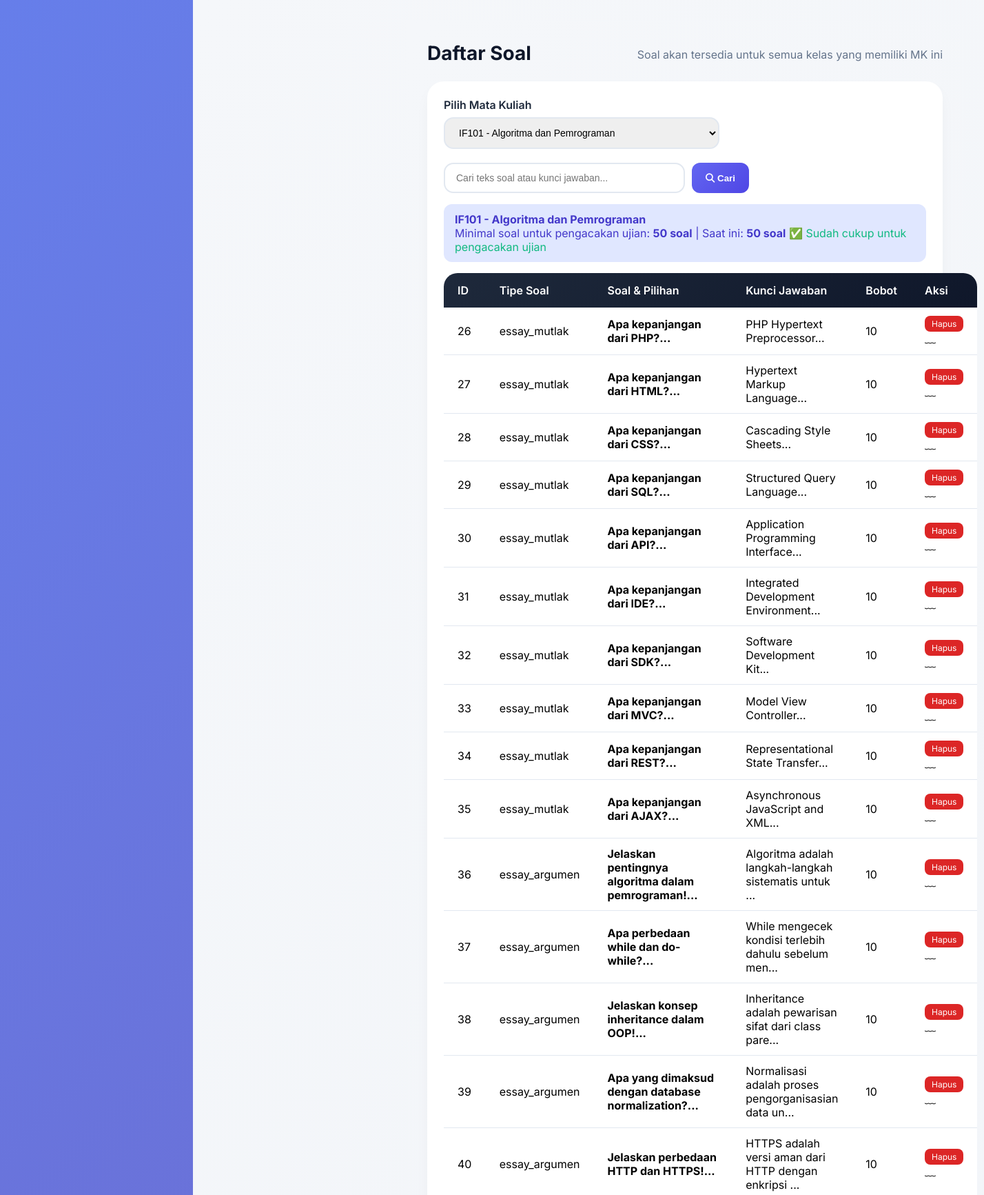
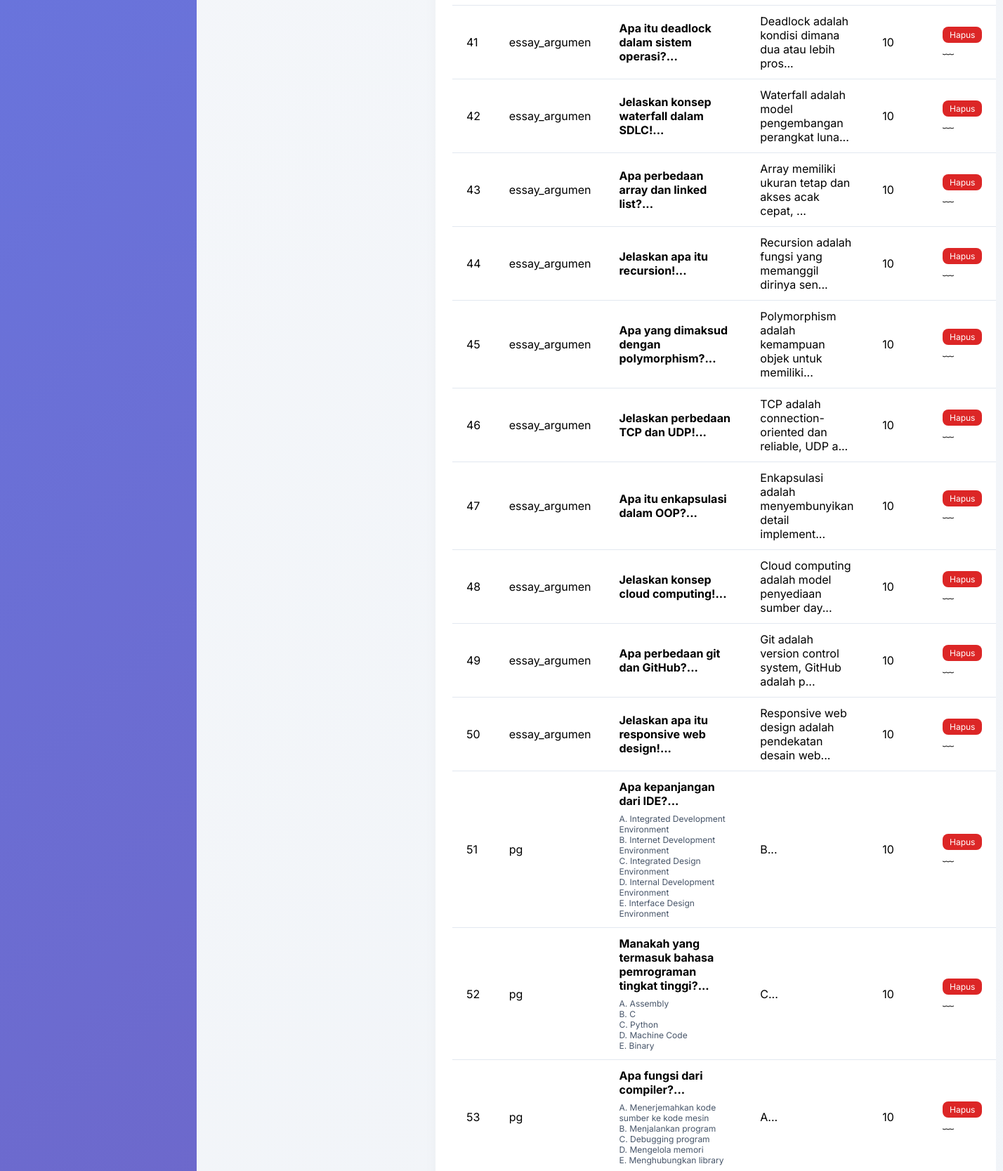
Page /dosen/soal/list.php?mk_induk_id=1 (signed in, upper part) on the committed database (2 pictures, top to bottom).
### tables this page shows
CREATE TABLE `mata_kuliah_induk` (
  `id` int(11) NOT NULL AUTO_INCREMENT,
  `kode_mk` varchar(20) NOT NULL,
  `nama_mk` varchar(100) NOT NULL,
  `created_at` timestamp NOT NULL DEFAULT current_timestamp(),
  PRIMARY KEY (`id`),
  UNIQUE KEY `kode_mk` (`kode_mk`)
);

CREATE TABLE `soal` (
  `id` int(11) NOT NULL AUTO_INCREMENT,
  `mk_id` int(11) NOT NULL,
  `mk_induk_id` int(11) DEFAULT NULL,
  `tipe_soal` enum('pg','essay_mutlak','essay_argumen') NOT NULL,
  `teks_soal` text NOT NULL,
  `pilihan_A` text DEFAULT NULL,
  `pilihan_B` text DEFAULT NULL,
  `pilihan_C` text DEFAULT NULL,
  `pilihan_D` text DEFAULT NULL,
  `pilihan_E` text DEFAULT NULL,
  `kunci_jawaban` text NOT NULL,
  `bobot` int(11) DEFAULT 10,
  `created_at` timestamp NOT NULL DEFAULT current_timestamp(),
  PRIMARY KEY (`id`),
  KEY `mk_id` (`mk_id`),
  KEY `fk_soal_mk_induk` (`mk_induk_id`),
  CONSTRAINT `fk_soal_mk_induk` FOREIGN KEY (`mk_induk_id`) REFERENCES `mata_kuliah_induk` (`id`) ON DELETE CASCADE,
  CONSTRAINT `soal_ibfk_1` FOREIGN KEY (`mk_id`) REFERENCES `mata_kuliah` (`id`) ON DELETE CASCADE
);

### dosen/soal/list.php (the view, shortened to what this page needs)
<?php
include '../../config/database.php';
$dosen_id = $_SESSION['user_id'];
$mk_induk_id = isset($_GET['mk_induk_id']) ? (int)$_GET['mk_induk_id'] : 0;
$search = isset($_GET['search']) ? mysqli_real_escape_string($conn, trim($_GET['search'])) : '';
$mk_induk_list = mysqli_query($conn, "
    SELECT DISTINCT mki.id, mki.kode_mk, mki.nama_mk
    FROM mata_kuliah_induk mki
    JOIN mata_kuliah mk ON mk.mk_induk_id = mki.id
    JOIN kelas k ON mk.kelas_id = k.id
    WHERE k.dosen_id = $dosen_id
    ORDER BY mki.kode_mk
");
if ($mk_induk_id > 0) {
    $mk_info = mysqli_fetch_assoc(mysqli_query($conn, "SELECT * FROM mata_kuliah_induk WHERE id=$mk_induk_id"));
    $query = "SELECT * FROM soal WHERE mk_induk_id = $mk_induk_id";
    $query .= " ORDER BY id";
    $soal_list = mysqli_query($conn, $query);
}
include '../../includes/header.php';
?>
<div class="page-header">
    <h1 class="page-title">Daftar Soal</h1>
    <p class="page-subtitle">Soal akan tersedia untuk semua kelas yang memiliki MK ini</p>
</div>
<div class="card-modern">
    <div class="form-group">
        <label>Pilih Mata Kuliah</label>
        <select id="mk_select" class="form-control" style="max-width:400px" onchange="window.location.href='?mk_induk_id='+this.value">
            <?php while($mk = mysqli_fetch_assoc($mk_induk_list)): ?>
                <option value="<?= $mk['id'] ?>" <?= $mk_induk_id == $mk['id'] ? 'selected' : '' ?>>
                    <?= htmlspecialchars($mk['kode_mk']) ?> - <?= htmlspecialchars($mk['nama_mk']) ?>
                </option>
            <?php endwhile; ?>
        </select>
    </div>
    <?php if($mk_induk_id > 0 && isset($mk_info)): ?>
        <form method="GET" style="margin-top: 16px; display: flex; gap: 10px;">
            <input type="text" name="search" class="form-control" placeholder="Cari teks soal atau kunci jawaban..."
                   value="<?= htmlspecialchars($search) ?>" style="max-width: 350px;">
            <button type="submit" class="btn-primary"><i class="fas fa-search"></i> Cari</button>
        </form>
        <?php $total_soal = isset($soal_list) ? mysqli_num_rows($soal_list) : 0; ?>
        <div class="alert info" style="margin:16px 0">
            <strong><?= htmlspecialchars($mk_info['kode_mk']) ?> - <?= htmlspecialchars($mk_info['nama_mk']) ?></strong><br>
            Minimal soal untuk pengacakan ujian: <strong>50 soal</strong> | Saat ini: <strong><?= $total_soal ?> soal</strong>
            <?php if($total_soal < 50): ?>
                <span style="color:#dc2626"> ⚠️ Masih kurang <?= 50 - $total_soal ?> soal lagi!</span>
            <?php else: ?>
                <span style="color:#10b981"> ✅ Sudah cukup untuk pengacakan ujian</span>
            <?php endif; ?>
        </div>
        <table class="table-modern">
            <thead>
                <tr>
                    <th>ID</th>
                    <th>Tipe Soal</th>
                    <th>Soal & Pilihan</th>
                    <th>Kunci Jawaban</th>
                    <th>Bobot</th>
                    <th>Aksi</th>
                </tr>
            </thead>
            <tbody>
                <?php if($total_soal > 0): ?>
                    <?php while($soal = mysqli_fetch_assoc($soal_list)): ?>
                    <tr>
                        <td><?= $soal['id'] ?> </td>
                        <td><?= $soal['tipe_soal'] ?> </td>
                        <td style="max-width: 400px;">
                            <strong><?= htmlspecialchars(substr($soal['teks_soal'], 0, 80)) ?>...</strong>
                            <?php if($soal['tipe_soal'] == 'pg'): ?>
                                <div style="margin-top: 8px; font-size: 12px; color: #475569;">
                                    A. <?= htmlspecialchars(substr($soal['pilihan_A'] ?? '', 0, 40)) ?><br>
                                    B. <?= htmlspecialchars(substr($soal['pilihan_B'] ?? '', 0, 40)) ?><br>
                                    C. <?= htmlspecialchars(substr($soal['pilihan_C'] ?? '', 0, 40)) ?><br>
                                    D. <?= htmlspecialchars(substr($soal['pilihan_D'] ?? '', 0, 40)) ?><br>
                                    E. <?= htmlspecialchars(substr($soal['pilihan_E'] ?? '', 0, 40)) ?>
                                </div>
                            <?php endif; ?>
                         </td>
                        <td><?= htmlspecialchars(substr($soal['kunci_jawaban'], 0, 50)) ?>... </td>
                        <td><?= $soal['bobot'] ?> </td>
                        <td>
                            <a href="?mk_induk_id=<?= $mk_induk_id ?>&search=<?= urlencode($search) ?>&hapus_soal=<?= $soal['id'] ?>"
                               class="btn-danger" style="padding:4px 10px;font-size:12px;background:#dc2626;color:white;border-radius:8px;text-decoration:none;"
                               onclick="return confirm('Yakin hapus soal ini?')">Hapus</a>
                         ﹏
                    </tr>
                    <?php endwhile; ?>
                <?php endif; ?>
            </tbody>
        </table>
    <?php endif; ?>
</div>
<?php include '../../includes/footer.php'; ?>

### includes/header.php (style rules this page uses)
* { margin: 0; padding: 0; box-sizing: border-box; }
body { font-family: 'Inter', sans-serif; background: linear-gradient(135deg, #667eea 0%, #764ba2 100%); min-height: 100vh; }
.card-modern { background: white; border-radius: 24px; padding: 24px; box-shadow: 0 10px 25px -5px rgba(0,0,0,0.05), 0 8px 10px -6px rgba(0,0,0,0.02); transition: transform 0.2s ease, box-shadow 0.2s ease; }
.btn-primary { background: linear-gradient(135deg, #6366f1, #4f46e5); border: none; padding: 10px 20px; border-radius: 12px; color: white; font-weight: 600; cursor: pointer; transition: all 0.3s ease; text-decoration: none; display: inline-block; }
.form-group { margin-bottom: 20px; }
.form-group label { display: block; font-weight: 600; margin-bottom: 8px; color: #1e293b; }
.form-control { width: 100%; padding: 12px 16px; border: 2px solid #e2e8f0; border-radius: 14px; font-size: 14px; transition: all 0.3s ease; }
.table-modern { width: 100%; background: white; border-radius: 20px; overflow: hidden; border-collapse: separate; border-spacing: 0; }
.table-modern thead tr { background: linear-gradient(135deg, #1e293b, #0f172a); color: white; }
.table-modern th { padding: 15px 20px; font-weight: 600; text-align: left; }
.table-modern td { padding: 12px 20px; border-bottom: 1px solid #e2e8f0; }
.page-header { display: flex; justify-content: space-between; align-items: center; margin-bottom: 24px; flex-wrap: wrap; }
.page-title { font-size: 28px; font-weight: 700; color: #0f172a; }
.page-subtitle { color: #64748b; margin-top: 4px; }
.alert { padding: 12px 16px; border-radius: 12px; margin-bottom: 20px; }
.alert.info { background: #e0e7ff; color: #4338ca; }

### includes/navbar.php (style rules this page uses)
* { margin: 0; padding: 0; box-sizing: border-box; }
body { font-family: 'Inter', sans-serif; background: linear-gradient(135deg, #667eea 0%, #764ba2 100%); min-height: 100vh; }
.card-modern { background: white; border-radius: 24px; padding: 24px; box-shadow: 0 10px 25px -5px rgba(0,0,0,0.05), 0 8px 10px -6px rgba(0,0,0,0.02); transition: transform 0.2s ease, box-shadow 0.2s ease; }
.btn-primary { background: linear-gradient(135deg, #6366f1, #4f46e5); border: none; padding: 10px 20px; border-radius: 12px; color: white; font-weight: 600; cursor: pointer; transition: all 0.3s ease; text-decoration: none; display: inline-block; }
.form-group { margin-bottom: 20px; }
.form-group label { display: block; font-weight: 600; margin-bottom: 8px; color: #1e293b; }
.form-control { width: 100%; padding: 12px 16px; border: 2px solid #e2e8f0; border-radius: 14px; font-size: 14px; transition: all 0.3s ease; }
.table-modern { width: 100%; background: white; border-radius: 20px; overflow: hidden; border-collapse: separate; border-spacing: 0; }
.table-modern thead tr { background: linear-gradient(135deg, #1e293b, #0f172a); color: white; }
.table-modern th { padding: 15px 20px; font-weight: 600; text-align: left; }
.table-modern td { padding: 12px 20px; border-bottom: 1px solid #e2e8f0; }
.page-header { display: flex; justify-content: space-between; align-items: center; margin-bottom: 24px; flex-wrap: wrap; }
.page-title { font-size: 28px; font-weight: 700; color: #0f172a; }
.page-subtitle { color: #64748b; margin-top: 4px; }
.alert { padding: 12px 16px; border-radius: 12px; margin-bottom: 20px; }
.alert.info { background: #e0e7ff; color: #4338ca; }

### rows in the picture
mata_kuliah_induk: kode_mk "IF101", nama_mk "Algoritma dan Pemrograman"
soal: id "26", tipe_soal "essay_mutlak", teks_soal "Apa kepanjangan dari PHP?", kunci_jawaban "PHP Hypertext Preprocessor", bobot "10"
soal: id "27", tipe_soal "essay_mutlak", teks_soal "Apa kepanjangan dari HTML?", kunci_jawaban "Hypertext Markup Language", bobot "10"
soal: id "28", tipe_soal "essay_mutlak", teks_soal "Apa kepanjangan dari CSS?", kunci_jawaban "Cascading Style Sheets", bobot "10"
soal: id "29", tipe_soal "essay_mutlak", teks_soal "Apa kepanjangan dari SQL?", kunci_jawaban "Structured Query Language", bobot "10"
soal: id "30", tipe_soal "essay_mutlak", teks_soal "Apa kepanjangan dari API?", kunci_jawaban "Application Programming Interface", bobot "10"
soal: id "31", tipe_soal "essay_mutlak", teks_soal "Apa kepanjangan dari IDE?", kunci_jawaban "Integrated Development Environment", bobot "10"
soal: id "32", tipe_soal "essay_mutlak", teks_soal "Apa kepanjangan dari SDK?", kunci_jawaban "Software Development Kit", bobot "10"
soal: id "33", tipe_soal "essay_mutlak", teks_soal "Apa kepanjangan dari MVC?", kunci_jawaban "Model View Controller", bobot "10"
soal: id "34", tipe_soal "essay_mutlak", teks_soal "Apa kepanjangan dari REST?", kunci_jawaban "Representational State Transfer", bobot "10"
soal: id "35", tipe_soal "essay_mutlak", teks_soal "Apa kepanjangan dari AJAX?", kunci_jawaban "Asynchronous JavaScript and XML", bobot "10"
soal: id "36", tipe_soal "essay_argumen", teks_soal "Jelaskan pentingnya algoritma dalam pemrograman!", kunci_jawaban "Algoritma adalah langkah-langkah sistematis untuk", bobot "10"
soal: id "37", tipe_soal "essay_argumen", teks_soal "Apa perbedaan while dan do-while?", kunci_jawaban "While mengecek kondisi terlebih dahulu sebelum men", bobot "10"
soal: id "38", tipe_soal "essay_argumen", teks_soal "Jelaskan konsep inheritance dalam OOP!", kunci_jawaban "Inheritance adalah pewarisan sifat dari class pare", bobot "10"
soal: id "39", tipe_soal "essay_argumen", teks_soal "Apa yang dimaksud dengan database normalization?", kunci_jawaban "Normalisasi adalah proses pengorganisasian data un", bobot "10"
soal: id "40", tipe_soal "essay_argumen", teks_soal "Jelaskan perbedaan HTTP dan HTTPS!", kunci_jawaban "HTTPS adalah versi aman dari HTTP dengan enkripsi", bobot "10"
soal: id "41", tipe_soal "essay_argumen", teks_soal "Apa itu deadlock dalam sistem operasi?", kunci_jawaban "Deadlock adalah kondisi dimana dua atau lebih pros", bobot "10"
soal: id "42", tipe_soal "essay_argumen", teks_soal "Jelaskan konsep waterfall dalam SDLC!", kunci_jawaban "Waterfall adalah model pengembangan perangkat luna", bobot "10"
soal: id "43", tipe_soal "essay_argumen", teks_soal "Apa perbedaan array dan linked list?", kunci_jawaban "Array memiliki ukuran tetap dan akses acak cepat,", bobot "10"
soal: id "44", tipe_soal "essay_argumen", teks_soal "Jelaskan apa itu recursion!", kunci_jawaban "Recursion adalah fungsi yang memanggil dirinya sen", bobot "10"
soal: id "45", tipe_soal "essay_argumen", teks_soal "Apa yang dimaksud dengan polymorphism?", kunci_jawaban "Polymorphism adalah kemampuan objek untuk memiliki", bobot "10"
soal: id "46", tipe_soal "essay_argumen", teks_soal "Jelaskan perbedaan TCP dan UDP!", kunci_jawaban "TCP adalah connection-oriented dan reliable, UDP a", bobot "10"
soal: id "47", tipe_soal "essay_argumen", teks_soal "Apa itu enkapsulasi dalam OOP?", kunci_jawaban "Enkapsulasi adalah menyembunyikan detail implement", bobot "10"
soal: id "48", tipe_soal "essay_argumen", teks_soal "Jelaskan konsep cloud computing!", kunci_jawaban "Cloud computing adalah model penyediaan sumber day", bobot "10"
soal: id "49", tipe_soal "essay_argumen", teks_soal "Apa perbedaan git dan GitHub?", kunci_jawaban "Git adalah version control system, GitHub adalah p", bobot "10"
soal: id "50", tipe_soal "essay_argumen", teks_soal "Jelaskan apa itu responsive web design!", kunci_jawaban "Responsive web design adalah pendekatan desain web", bobot "10"
soal: id "51", tipe_soal "pg", teks_soal "Apa kepanjangan dari IDE?", pilihan_A "Integrated Development Environment", pilihan_B "Internet Development Environment", pilihan_C "Integrated Design Environment", pilihan_D "Internal Development Environment", pilihan_E "Interface Design Environment", kunci_jawaban "B", bobot "10"
soal: id "52", tipe_soal "pg", teks_soal "Manakah yang termasuk bahasa pemrograman tingkat tinggi?", pilihan_A "Assembly", pilihan_B "C", pilihan_C "Python", pilihan_D "Machine Code", pilihan_E "Binary", kunci_jawaban "C", bobot "10"
soal: id "53", tipe_soal "pg", teks_soal "Apa fungsi dari compiler?", pilihan_A "Menerjemahkan kode sumber ke kode mesin", pilihan_B "Menjalankan program", pilihan_C "Debugging program", pilihan_D "Mengelola memori", pilihan_E "Menghubungkan library", kunci_jawaban "A", bobot "10"

### other values in the picture
$total_soal "50"
form field value "IF101 - Algoritma dan Pemrograman"
